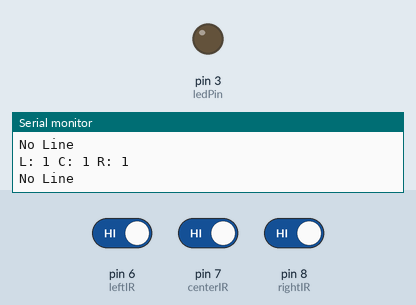
Recording of a sketch running on a simulated Arduino Uno, built with avr-gcc and run on an emulated ATmega328P. Parts: output pins drawn as LEDs (lit = HIGH), the last lines printed to the serial monitor. The test bench sets the inputs (shaded band); at power-on: pin 6 (leftIR) HIGH, pin 7 (centerIR) HIGH, pin 8 (rightIR) HIGH.

Above: at 1.2 s.
1.3 s: pin 6 (leftIR) driven LOW
At 1.7 s:
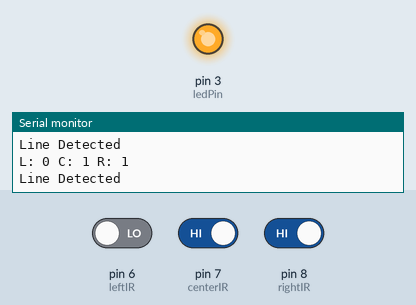
2.9 s: pin 6 (leftIR) driven HIGH
At 4.2 s:
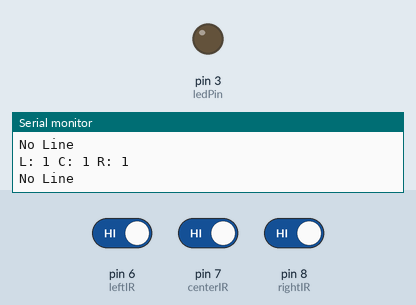
4.5 s: pin 7 (centerIR) driven LOW
At 5.6 s:
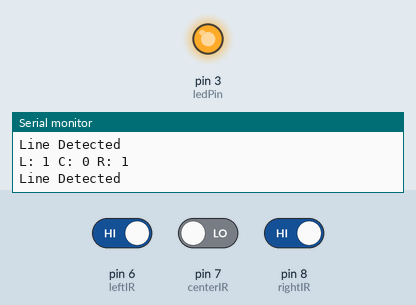
Timing chart, 0 to 7.5 s (numbered marks = the images above; inputs shaded):
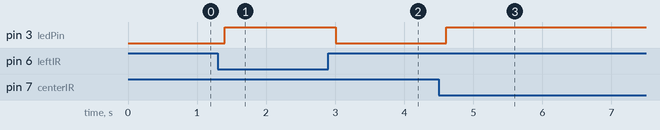

Measured:
- after the input at 1.3 s, pin 3 (ledPin): LOW → HIGH after 0.10 s
- after the input at 2.9 s, pin 3 (ledPin): HIGH → LOW after 0.11 s
- after the input at 4.5 s, pin 3 (ledPin): LOW → HIGH after 0.11 s

The sketch:

Experiment2.ino
```cpp
int leftIR = 6;
int centerIR = 7;
int rightIR = 8;

int ledPin = 3;

void setup() {
  pinMode(leftIR, INPUT);
  pinMode(centerIR, INPUT);
  pinMode(rightIR, INPUT);

  pinMode(ledPin, OUTPUT);
  Serial.begin(9600);
}

void loop() {
  int L = digitalRead(leftIR);
  int C = digitalRead(centerIR);
  int R = digitalRead(rightIR);

  Serial.print("L: ");
  Serial.print(L);
  Serial.print(" C: ");
  Serial.print(C);
  Serial.print(" R: ");
  Serial.println(R);

  // If any sensor detects black line
  if (L == LOW || C == LOW || R == LOW) {
    digitalWrite(ledPin, HIGH);
    Serial.println("Line Detected");
  } else {
    digitalWrite(ledPin, LOW);
    Serial.println("No Line");
  }

  delay(200);
}
```
